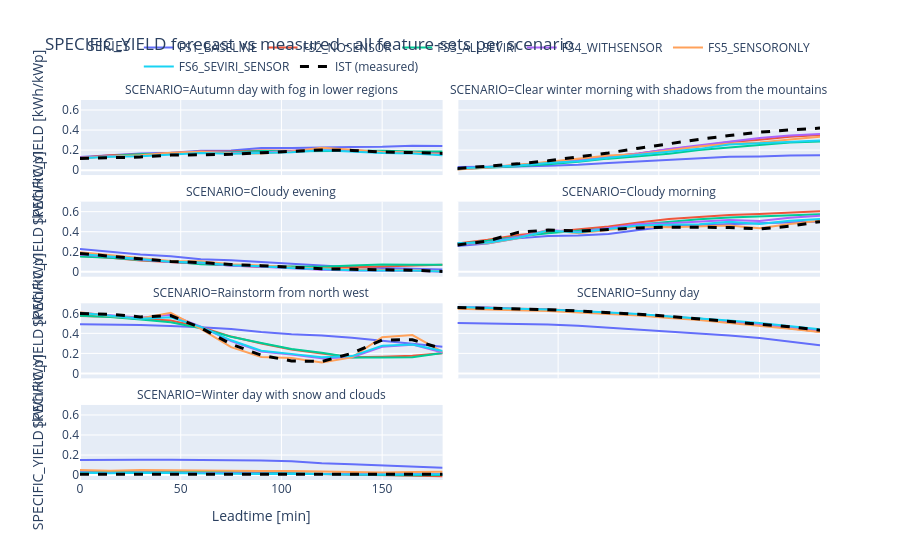

The cell this chart's notebook holds for it:
### Code cell
# %% [markdown]
# ### NEW: plot forecast curves - measured (Ist) vs all feature-sets, aggregated per scenario
# aggregation: mean over all PV-plants per timestamp (sum would overweight big plants)

# %%
# build one aggregated dataframe: mean SPECIFIC_YIELD / PREDICTION per scenario x featureset x leadtime
plot_df = df_all.groupby(["SCENARIO", "FEATURE_SET", "LEADTIME_MIN"]).agg(
    SPECIFIC_YIELD=("SPECIFIC_YIELD", "mean"),
    SPECIFIC_YIELD_PREDICTION=("SPECIFIC_YIELD_PREDICTION", "mean")
).reset_index()

# melt predictions into long-format so every feature-set becomes its own colored line
pred_long = plot_df[["SCENARIO", "FEATURE_SET", "LEADTIME_MIN", "SPECIFIC_YIELD_PREDICTION"]].copy()
pred_long.rename(columns={"SPECIFIC_YIELD_PREDICTION": "VALUE"}, inplace=True)
pred_long["SERIES"] = pred_long["FEATURE_SET"]  # color-key = feature-set name

# measured values are identical for every feature-set at a given scenario/leadtime -> just take FS1 rows
ist_long = plot_df[plot_df["FEATURE_SET"] == "FS1_BASELINE"][["SCENARIO", "LEADTIME_MIN", "SPECIFIC_YIELD"]].copy()
ist_long.rename(columns={"SPECIFIC_YIELD": "VALUE"}, inplace=True)
ist_long["SERIES"] = "IST (measured)"

# stack together - Ist as separate "series" so it gets its own line/color
plot_long = pd.concat([pred_long[["SCENARIO", "LEADTIME_MIN", "SERIES", "VALUE"]],
                        ist_long[["SCENARIO", "LEADTIME_MIN", "SERIES", "VALUE"]]], ignore_index=True)

fig1 = px.line(plot_long, x="LEADTIME_MIN", y="VALUE", color="SERIES",
                facet_col="SCENARIO", facet_col_wrap=2,
                title="SPECIFIC_YIELD forecast vs measured - all feature-sets per scenario",
                labels={"LEADTIME_MIN": "Leadtime [min]", "VALUE": "SPECIFIC_YIELD [kWh/kWp]"})

# make the "Ist" line stand out - black, dashed, thicker line width
for trace in fig1.data:
    if trace.name == "IST (measured)":
        trace.line.color = "black"
        trace.line.dash = "dash"
        trace.line.width = 3

fig1.update_layout(legend=dict(orientation="h", yanchor="bottom", y=1.05, xanchor="center", x=0.5))
#fig1.write_image(os.path.join(result_path, "forecast_vs_measured_allFS.png"))
fig1.show()
fig1.write_html(result_path + "/forecast_vs_measured_allFS.html")  # keep interactive version as result

### Figure 1 — Plotly figure (JSON) as saved in the notebook; plotly's stock layout.template omitted (floating-point values rounded to 4 significant figures)
{"data": [{"hovertemplate": "SERIES=FS1_BASELINE<br>SCENARIO=Autumn day with fog in lower regions<br>Leadtime [min]=%{x}<br>SPECIFIC_YIELD [kWh/kWp]=%{y}<extra></extra>", "legendgroup": "FS1_BASELINE", "line": {"color": "#636efa", "dash": "solid"}, "marker": {"symbol": "circle"}, "mode": "lines", "name": "FS1_BASELINE", "orientation": "v", "showlegend": true, "type": "scatter", "x": [0, 15, 30, 45, 60, 75, 90, 105, 120, 135, 150, 165, 180], "xaxis": "x7", "y": [0.13, 0.1472, 0.1669, 0.1748, 0.1931, 0.1969, 0.2206, 0.2214, 0.2227, 0.2311, 0.2331, 0.2436, 0.2409], "yaxis": "y7"}, {"hovertemplate": "SERIES=FS1_BASELINE<br>SCENARIO=Clear winter morning with shadows from the mountains<br>Leadtime [min]=%{x}<br>SPECIFIC_YIELD [kWh/kWp]=%{y}<extra></extra>", "legendgroup": "FS1_BASELINE", "line": {"color": "#636efa", "dash": "solid"}, "marker": {"symbol": "circle"}, "mode": "lines", "name": "FS1_BASELINE", "orientation": "v", "showlegend": false, "type": "scatter", "x": [0, 15, 30, 45, 60, 75, 90, 105, 120, 135, 150, 165, 180], "xaxis": "x8", "y": [0.03184, 0.03186, 0.03761, 0.04412, 0.05333, 0.07158, 0.089, 0.1015, 0.1175, 0.134, 0.1372, 0.1465, 0.1475], "yaxis": "y8"}, {"hovertemplate": "SERIES=FS1_BASELINE<br>SCENARIO=Cloudy evening<br>Leadtime [min]=%{x}<br>SPECIFIC_YIELD [kWh/kWp]=%{y}<extra></extra>", "legendgroup": "FS1_BASELINE", "line": {"color": "#636efa", "dash": "solid"}, "marker": {"symbol": "circle"}, "mode": "lines", "name": "FS1_BASELINE", "orientation": "v", "showlegend": false, "type": "scatter", "x": [0, 15, 30, 45, 60, 75, 90, 105, 120, 135, 150, 165, 180], "xaxis": "x5", "y": [0.2277, 0.1968, 0.172, 0.1563, 0.1261, 0.116, 0.09601, 0.07624, 0.06191, 0.04605, 0.0364, 0.02812, 0.02258], "yaxis": "y5"}, {"hovertemplate": "SERIES=FS1_BASELINE<br>SCENARIO=Cloudy morning<br>Leadtime [min]=%{x}<br>SPECIFIC_YIELD [kWh/kWp]=%{y}<extra></extra>", "legendgroup": "FS1_BASELINE", "line": {"color": "#636efa", "dash": "solid"}, "marker": {"symbol": "circle"}, "mode": "lines", "name": "FS1_BASELINE", "orientation": "v", "showlegend": false, "type": "scatter", "x": [0, 15, 30, 45, 60, 75, 90, 105, 120, 135, 150, 165, 180], "xaxis": "x6", "y": [0.257, 0.2834, 0.3335, 0.3583, 0.3621, 0.3779, 0.4162, 0.4516, 0.4658, 0.4757, 0.4822, 0.4929, 0.5021], "yaxis": "y6"}, {"hovertemplate": "SERIES=FS1_BASELINE<br>SCENARIO=Rainstorm from north west<br>Leadtime [min]=%{x}<br>SPECIFIC_YIELD [kWh/kWp]=%{y}<extra></extra>", "legendgroup": "FS1_BASELINE", "line": {"color": "#636efa", "dash": "solid"}, "marker": {"symbol": "circle"}, "mode": "lines", "name": "FS1_BASELINE", "orientation": "v", "showlegend": false, "type": "scatter", "x": [0, 15, 30, 45, 60, 75, 90, 105, 120, 135, 150, 165, 180], "xaxis": "x3", "y": [0.4899, 0.4873, 0.4821, 0.4731, 0.4619, 0.4429, 0.4133, 0.3922, 0.3794, 0.355, 0.3253, 0.2963, 0.2657], "yaxis": "y3"}, {"hovertemplate": "SERIES=FS1_BASELINE<br>SCENARIO=Sunny day<br>Leadtime [min]=%{x}<br>SPECIFIC_YIELD [kWh/kWp]=%{y}<extra></extra>", "legendgroup": "FS1_BASELINE", "line": {"color": "#636efa", "dash": "solid"}, "marker": {"symbol": "circle"}, "mode": "lines", "name": "FS1_BASELINE", "orientation": "v", "showlegend": false, "type": "scatter", "x": [0, 15, 30, 45, 60, 75, 90, 105, 120, 135, 150, 165, 180], "xaxis": "x4", "y": [0.5025, 0.4999, 0.4948, 0.4876, 0.4765, 0.4579, 0.439, 0.4141, 0.4018, 0.3776, 0.3543, 0.3189, 0.2817], "yaxis": "y4"}, {"hovertemplate": "SERIES=FS1_BASELINE<br>SCENARIO=Winter day with snow and clouds<br>Leadtime [min]=%{x}<br>SPECIFIC_YIELD [kWh/kWp]=%{y}<extra></extra>", "legendgroup": "FS1_BASELINE", "line": {"color": "#636efa", "dash": "solid"}, "marker": {"symbol": "circle"}, "mode": "lines", "name": "FS1_BASELINE", "orientation": "v", "showlegend": false, "type": "scatter", "x": [0, 15, 30, 45, 60, 75, 90, 105, 120, 135, 150, 165, 180], "xaxis": "x", "y": [0.1498, 0.1546, 0.1538, 0.1531, 0.1525, 0.1501, 0.1452, 0.1375, 0.1171, 0.1074, 0.09415, 0.08149, 0.07328], "yaxis": "y"}, {"hovertemplate": "SERIES=FS2_NOSENSOR<br>SCENARIO=Autumn day with fog in lower regions<br>Leadtime [min]=%{x}<br>SPECIFIC_YIELD [kWh/kWp]=%{y}<extra></extra>", "legendgroup": "FS2_NOSENSOR", "line": {"color": "#EF553B", "dash": "solid"}, "marker": {"symbol": "circle"}, "mode": "lines", "name": "FS2_NOSENSOR", "orientation": "v", "showlegend": true, "type": "scatter", "x": [0, 15, 30, 45, 60, 75, 90, 105, 120, 135, 150, 165, 180], "xaxis": "x7", "y": [0.1238, 0.1494, 0.1573, 0.1674, 0.1868, 0.1858, 0.1969, 0.1921, 0.1922, 0.1947, 0.1873, 0.1803, 0.1752], "yaxis": "y7"}, {"hovertemplate": "SERIES=FS2_NOSENSOR<br>SCENARIO=Clear winter morning with shadows from the mountains<br>Leadtime [min]=%{x}<br>SPECIFIC_YIELD [kWh/kWp]=%{y}<extra></extra>", "legendgroup": "FS2_NOSENSOR", "line": {"color": "#EF553B", "dash": "solid"}, "marker": {"symbol": "circle"}, "mode": "lines", "name": "FS2_NOSENSOR", "orientation": "v", "showlegend": false, "type": "scatter", "x": [0, 15, 30, 45, 60, 75, 90, 105, 120, 135, 150, 165, 180], "xaxis": "x8", "y": [0.01176, 0.02976, 0.05196, 0.0756, 0.1023, 0.1357, 0.1663, 0.2079, 0.2373, 0.2798, 0.3029, 0.334, 0.3505], "yaxis": "y8"}, {"hovertemplate": "SERIES=FS2_NOSENSOR<br>SCENARIO=Cloudy evening<br>Leadtime [min]=%{x}<br>SPECIFIC_YIELD [kWh/kWp]=%{y}<extra></extra>", "legendgroup": "FS2_NOSENSOR", "line": {"color": "#EF553B", "dash": "solid"}, "marker": {"symbol": "circle"}, "mode": "lines", "name": "FS2_NOSENSOR", "orientation": "v", "showlegend": false, "type": "scatter", "x": [0, 15, 30, 45, 60, 75, 90, 105, 120, 135, 150, 165, 180], "xaxis": "x5", "y": [0.157, 0.1401, 0.1131, 0.09731, 0.07622, 0.06139, 0.04795, 0.04926, 0.03987, 0.04531, 0.05361, 0.06709, 0.07065], "yaxis": "y5"}, {"hovertemplate": "SERIES=FS2_NOSENSOR<br>SCENARIO=Cloudy morning<br>Leadtime [min]=%{x}<br>SPECIFIC_YIELD [kWh/kWp]=%{y}<extra></extra>", "legendgroup": "FS2_NOSENSOR", "line": {"color": "#EF553B", "dash": "solid"}, "marker": {"symbol": "circle"}, "mode": "lines", "name": "FS2_NOSENSOR", "orientation": "v", "showlegend": false, "type": "scatter", "x": [0, 15, 30, 45, 60, 75, 90, 105, 120, 135, 150, 165, 180], "xaxis": "x6", "y": [0.2814, 0.3195, 0.3676, 0.3981, 0.4263, 0.4526, 0.4918, 0.5265, 0.5457, 0.5665, 0.5773, 0.5935, 0.6035], "yaxis": "y6"}, {"hovertemplate": "SERIES=FS2_NOSENSOR<br>SCENARIO=Rainstorm from north west<br>Leadtime [min]=%{x}<br>SPECIFIC_YIELD [kWh/kWp]=%{y}<extra></extra>", "legendgroup": "FS2_NOSENSOR", "line": {"color": "#EF553B", "dash": "solid"}, "marker": {"symbol": "circle"}, "mode": "lines", "name": "FS2_NOSENSOR", "orientation": "v", "showlegend": false, "type": "scatter", "x": [0, 15, 30, 45, 60, 75, 90, 105, 120, 135, 150, 165, 180], "xaxis": "x3", "y": [0.573, 0.5659, 0.5463, 0.5276, 0.4633, 0.3677, 0.2998, 0.2385, 0.1997, 0.1622, 0.1676, 0.1775, 0.2004], "yaxis": "y3"}, {"hovertemplate": "SERIES=FS2_NOSENSOR<br>SCENARIO=Sunny day<br>Leadtime [min]=%{x}<br>SPECIFIC_YIELD [kWh/kWp]=%{y}<extra></extra>", "legendgroup": "FS2_NOSENSOR", "line": {"color": "#EF553B", "dash": "solid"}, "marker": {"symbol": "circle"}, "mode": "lines", "name": "FS2_NOSENSOR", "orientation": "v", "showlegend": false, "type": "scatter", "x": [0, 15, 30, 45, 60, 75, 90, 105, 120, 135, 150, 165, 180], "xaxis": "x4", "y": [0.656, 0.6555, 0.6467, 0.6395, 0.6239, 0.6037, 0.5891, 0.5664, 0.5444, 0.5102, 0.4848, 0.4499, 0.4154], "yaxis": "y4"}, {"hovertemplate": "SERIES=FS2_NOSENSOR<br>SCENARIO=Winter day with snow and clouds<br>Leadtime [min]=%{x}<br>SPECIFIC_YIELD [kWh/kWp]=%{y}<extra></extra>", "legendgroup": "FS2_NOSENSOR", "line": {"color": "#EF553B", "dash": "solid"}, "marker": {"symbol": "circle"}, "mode": "lines", "name": "FS2_NOSENSOR", "orientation": "v", "showlegend": false, "type": "scatter", "x": [0, 15, 30, 45, 60, 75, 90, 105, 120, 135, 150, 165, 180], "xaxis": "x", "y": [0.03916, 0.04004, 0.03549, 0.03243, 0.03314, 0.03178, 0.0221, 0.01586, 0.005868, 0.001658, -0.004221, -0.009648, -0.01143], "yaxis": "y"}, {"hovertemplate": "SERIES=FS3_ALLSEVIRI<br>SCENARIO=Autumn day with fog in lower regions<br>Leadtime [min]=%{x}<br>SPECIFIC_YIELD [kWh/kWp]=%{y}<extra></extra>", "legendgroup": "FS3_ALLSEVIRI", "line": {"color": "#00cc96", "dash": "solid"}, "marker": {"symbol": "circle"}, "mode": "lines", "name": "FS3_ALLSEVIRI", "orientation": "v", "showlegend": true, "type": "scatter", "x": [0, 15, 30, 45, 60, 75, 90, 105, 120, 135, 150, 165, 180], "xaxis": "x7", "y": [0.1216, 0.1426, 0.1595, 0.1646, 0.1774, 0.1796, 0.1905, 0.1884, 0.1905, 0.1964, 0.1927, 0.1864, 0.1856], "yaxis": "y7"}, {"hovertemplate": "SERIES=FS3_ALLSEVIRI<br>SCENARIO=Clear winter morning with shadows from the mountains<br>Leadtime [min]=%{x}<br>SPECIFIC_YIELD [kWh/kWp]=%{y}<extra></extra>", "legendgroup": "FS3_ALLSEVIRI", "line": {"color": "#00cc96", "dash": "solid"}, "marker": {"symbol": "circle"}, "mode": "lines", "name": "FS3_ALLSEVIRI", "orientation": "v", "showlegend": false, "type": "scatter", "x": [0, 15, 30, 45, 60, 75, 90, 105, 120, 135, 150, 165, 180], "xaxis": "x8", "y": [0.01004, 0.02308, 0.03951, 0.05907, 0.0829, 0.1149, 0.1403, 0.1646, 0.2003, 0.2272, 0.2473, 0.2753, 0.2861], "yaxis": "y8"}, {"hovertemplate": "SERIES=FS3_ALLSEVIRI<br>SCENARIO=Cloudy evening<br>Leadtime [min]=%{x}<br>SPECIFIC_YIELD [kWh/kWp]=%{y}<extra></extra>", "legendgroup": "FS3_ALLSEVIRI", "line": {"color": "#00cc96", "dash": "solid"}, "marker": {"symbol": "circle"}, "mode": "lines", "name": "FS3_ALLSEVIRI", "orientation": "v", "showlegend": false, "type": "scatter", "x": [0, 15, 30, 45, 60, 75, 90, 105, 120, 135, 150, 165, 180], "xaxis": "x5", "y": [0.1526, 0.1391, 0.1167, 0.1016, 0.0763, 0.06397, 0.05474, 0.05284, 0.05126, 0.06187, 0.0721, 0.07137, 0.07153], "yaxis": "y5"}, {"hovertemplate": "SERIES=FS3_ALLSEVIRI<br>SCENARIO=Cloudy morning<br>Leadtime [min]=%{x}<br>SPECIFIC_YIELD [kWh/kWp]=%{y}<extra></extra>", "legendgroup": "FS3_ALLSEVIRI", "line": {"color": "#00cc96", "dash": "solid"}, "marker": {"symbol": "circle"}, "mode": "lines", "name": "FS3_ALLSEVIRI", "orientation": "v", "showlegend": false, "type": "scatter", "x": [0, 15, 30, 45, 60, 75, 90, 105, 120, 135, 150, 165, 180], "xaxis": "x6", "y": [0.2766, 0.3096, 0.351, 0.3845, 0.4102, 0.4317, 0.4718, 0.4996, 0.5251, 0.5416, 0.5513, 0.5653, 0.5746], "yaxis": "y6"}, {"hovertemplate": "SERIES=FS3_ALLSEVIRI<br>SCENARIO=Rainstorm from north west<br>Leadtime [min]=%{x}<br>SPECIFIC_YIELD [kWh/kWp]=%{y}<extra></extra>", "legendgroup": "FS3_ALLSEVIRI", "line": {"color": "#00cc96", "dash": "solid"}, "marker": {"symbol": "circle"}, "mode": "lines", "name": "FS3_ALLSEVIRI", "orientation": "v", "showlegend": false, "type": "scatter", "x": [0, 15, 30, 45, 60, 75, 90, 105, 120, 135, 150, 165, 180], "xaxis": "x3", "y": [0.5754, 0.5642, 0.5372, 0.5115, 0.4517, 0.3666, 0.3043, 0.2433, 0.2071, 0.1585, 0.1589, 0.1628, 0.2036], "yaxis": "y3"}, {"hovertemplate": "SERIES=FS3_ALLSEVIRI<br>SCENARIO=Sunny day<br>Leadtime [min]=%{x}<br>SPECIFIC_YIELD [kWh/kWp]=%{y}<extra></extra>", "legendgroup": "FS3_ALLSEVIRI", "line": {"color": "#00cc96", "dash": "solid"}, "marker": {"symbol": "circle"}, "mode": "lines", "name": "FS3_ALLSEVIRI", "orientation": "v", "showlegend": false, "type": "scatter", "x": [0, 15, 30, 45, 60, 75, 90, 105, 120, 135, 150, 165, 180], "xaxis": "x4", "y": [0.6519, 0.6509, 0.6434, 0.6364, 0.6201, 0.6037, 0.5877, 0.566, 0.548, 0.5147, 0.4871, 0.4563, 0.4239], "yaxis": "y4"}, {"hovertemplate": "SERIES=FS3_ALLSEVIRI<br>SCENARIO=Winter day with snow and clouds<br>Leadtime [min]=%{x}<br>SPECIFIC_YIELD [kWh/kWp]=%{y}<extra></extra>", "legendgroup": "FS3_ALLSEVIRI", "line": {"color": "#00cc96", "dash": "solid"}, "marker": {"symbol": "circle"}, "mode": "lines", "name": "FS3_ALLSEVIRI", "orientation": "v", "showlegend": false, "type": "scatter", "x": [0, 15, 30, 45, 60, 75, 90, 105, 120, 135, 150, 165, 180], "xaxis": "x", "y": [0.03839, 0.04158, 0.03909, 0.03275, 0.03304, 0.0299, 0.02224, 0.01612, 0.006105, 0.002877, 4.302e-05, -0.001438, 6.659e-05], "yaxis": "y"}, {"hovertemplate": "SERIES=FS4_WITHSENSOR<br>SCENARIO=Autumn day with fog in lower regions<br>Leadtime [min]=%{x}<br>SPECIFIC_YIELD [kWh/kWp]=%{y}<extra></extra>", "legendgroup": "FS4_WITHSENSOR", "line": {"color": "#ab63fa", "dash": "solid"}, "marker": {"symbol": "circle"}, "mode": "lines", "name": "FS4_WITHSENSOR", "orientation": "v", "showlegend": true, "type": "scatter", "x": [0, 15, 30, 45, 60, 75, 90, 105, 120, 135, 150, 165, 180], "xaxis": "x7", "y": [0.1226, 0.1375, 0.1445, 0.169, 0.1829, 0.1724, 0.176, 0.1911, 0.2158, 0.1983, 0.1812, 0.1761, 0.16], "yaxis": "y7"}, {"hovertemplate": "SERIES=FS4_WITHSENSOR<br>SCENARIO=Clear winter morning with shadows from the mountains<br>Leadtime [min]=%{x}<br>SPECIFIC_YIELD [kWh/kWp]=%{y}<extra></extra>", "legendgroup": "FS4_WITHSENSOR", "line": {"color": "#ab63fa", "dash": "solid"}, "marker": {"symbol": "circle"}, "mode": "lines", "name": "FS4_WITHSENSOR", "orientation": "v", "showlegend": false, "type": "scatter", "x": [0, 15, 30, 45, 60, 75, 90, 105, 120, 135, 150, 165, 180], "xaxis": "x8", "y": [0.008365, 0.02498, 0.04671, 0.07717, 0.09612, 0.134, 0.1654, 0.21, 0.2451, 0.2832, 0.3203, 0.3446, 0.3603], "yaxis": "y8"}, {"hovertemplate": "SERIES=FS4_WITHSENSOR<br>SCENARIO=Cloudy evening<br>Leadtime [min]=%{x}<br>SPECIFIC_YIELD [kWh/kWp]=%{y}<extra></extra>", "legendgroup": "FS4_WITHSENSOR", "line": {"color": "#ab63fa", "dash": "solid"}, "marker": {"symbol": "circle"}, "mode": "lines", "name": "FS4_WITHSENSOR", "orientation": "v", "showlegend": false, "type": "scatter", "x": [0, 15, 30, 45, 60, 75, 90, 105, 120, 135, 150, 165, 180], "xaxis": "x5", "y": [0.1707, 0.1533, 0.1232, 0.09687, 0.08971, 0.05977, 0.04992, 0.03295, 0.02167, 0.01319, 0.0114, 0.01059, 0.001228], "yaxis": "y5"}, {"hovertemplate": "SERIES=FS4_WITHSENSOR<br>SCENARIO=Cloudy morning<br>Leadtime [min]=%{x}<br>SPECIFIC_YIELD [kWh/kWp]=%{y}<extra></extra>", "legendgroup": "FS4_WITHSENSOR", "line": {"color": "#ab63fa", "dash": "solid"}, "marker": {"symbol": "circle"}, "mode": "lines", "name": "FS4_WITHSENSOR", "orientation": "v", "showlegend": false, "type": "scatter", "x": [0, 15, 30, 45, 60, 75, 90, 105, 120, 135, 150, 165, 180], "xaxis": "x6", "y": [0.2858, 0.2933, 0.346, 0.4181, 0.3981, 0.4409, 0.4781, 0.485, 0.4975, 0.5163, 0.5066, 0.5384, 0.5589], "yaxis": "y6"}, {"hovertemplate": "SERIES=FS4_WITHSENSOR<br>SCENARIO=Rainstorm from north west<br>Leadtime [min]=%{x}<br>SPECIFIC_YIELD [kWh/kWp]=%{y}<extra></extra>", "legendgroup": "FS4_WITHSENSOR", "line": {"color": "#ab63fa", "dash": "solid"}, "marker": {"symbol": "circle"}, "mode": "lines", "name": "FS4_WITHSENSOR", "orientation": "v", "showlegend": false, "type": "scatter", "x": [0, 15, 30, 45, 60, 75, 90, 105, 120, 135, 150, 165, 180], "xaxis": "x3", "y": [0.6044, 0.5771, 0.5557, 0.5847, 0.4666, 0.3239, 0.2196, 0.1879, 0.1511, 0.1606, 0.2664, 0.2876, 0.2075], "yaxis": "y3"}, {"hovertemplate": "SERIES=FS4_WITHSENSOR<br>SCENARIO=Sunny day<br>Leadtime [min]=%{x}<br>SPECIFIC_YIELD [kWh/kWp]=%{y}<extra></extra>", "legendgroup": "FS4_WITHSENSOR", "line": {"color": "#ab63fa", "dash": "solid"}, "marker": {"symbol": "circle"}, "mode": "lines", "name": "FS4_WITHSENSOR", "orientation": "v", "showlegend": false, "type": "scatter", "x": [0, 15, 30, 45, 60, 75, 90, 105, 120, 135, 150, 165, 180], "xaxis": "x4", "y": [0.6619, 0.6577, 0.644, 0.6359, 0.6196, 0.6055, 0.5895, 0.5648, 0.545, 0.5144, 0.4905, 0.4568, 0.4227], "yaxis": "y4"}, {"hovertemplate": "SERIES=FS4_WITHSENSOR<br>SCENARIO=Winter day with snow and clouds<br>Leadtime [min]=%{x}<br>SPECIFIC_YIELD [kWh/kWp]=%{y}<extra></extra>", "legendgroup": "FS4_WITHSENSOR", "line": {"color": "#ab63fa", "dash": "solid"}, "marker": {"symbol": "circle"}, "mode": "lines", "name": "FS4_WITHSENSOR", "orientation": "v", "showlegend": false, "type": "scatter", "x": [0, 15, 30, 45, 60, 75, 90, 105, 120, 135, 150, 165, 180], "xaxis": "x", "y": [0.02788, 0.02043, 0.02494, 0.02089, 0.01717, 0.01823, 0.01627, 0.01639, 0.01012, 0.008736, 0.008191, 0.009593, 0.009778], "yaxis": "y"}, {"hovertemplate": "SERIES=FS5_SENSORONLY<br>SCENARIO=Autumn day with fog in lower regions<br>Leadtime [min]=%{x}<br>SPECIFIC_YIELD [kWh/kWp]=%{y}<extra></extra>", "legendgroup": "FS5_SENSORONLY", "line": {"color": "#FFA15A", "dash": "solid"}, "marker": {"symbol": "circle"}, "mode": "lines", "name": "FS5_SENSORONLY", "orientation": "v", "showlegend": true, "type": "scatter", "x": [0, 15, 30, 45, 60, 75, 90, 105, 120, 135, 150, 165, 180], "xaxis": "x7", "y": [0.1217, 0.1357, 0.1498, 0.1726, 0.1842, 0.1679, 0.1669, 0.1862, 0.2224, 0.2033, 0.1804, 0.177, 0.1543], "yaxis": "y7"}, {"hovertemplate": "SERIES=FS5_SENSORONLY<br>SCENARIO=Clear winter morning with shadows from the mountains<br>Leadtime [min]=%{x}<br>SPECIFIC_YIELD [kWh/kWp]=%{y}<extra></extra>", "legendgroup": "FS5_SENSORONLY", "line": {"color": "#FFA15A", "dash": "solid"}, "marker": {"symbol": "circle"}, "mode": "lines", "name": "FS5_SENSORONLY", "orientation": "v", "showlegend": false, "type": "scatter", "x": [0, 15, 30, 45, 60, 75, 90, 105, 120, 135, 150, 165, 180], "xaxis": "x8", "y": [0.00627, 0.02526, 0.05208, 0.08374, 0.1102, 0.1466, 0.1581, 0.1983, 0.2354, 0.2631, 0.2766, 0.3048, 0.3329], "yaxis": "y8"}, {"hovertemplate": "SERIES=FS5_SENSORONLY<br>SCENARIO=Cloudy evening<br>Leadtime [min]=%{x}<br>SPECIFIC_YIELD [kWh/kWp]=%{y}<extra></extra>", "legendgroup": "FS5_SENSORONLY", "line": {"color": "#FFA15A", "dash": "solid"}, "marker": {"symbol": "circle"}, "mode": "lines", "name": "FS5_SENSORONLY", "orientation": "v", "showlegend": false, "type": "scatter", "x": [0, 15, 30, 45, 60, 75, 90, 105, 120, 135, 150, 165, 180], "xaxis": "x5", "y": [0.1938, 0.1665, 0.1371, 0.1066, 0.1048, 0.07465, 0.06354, 0.04395, 0.0318, 0.02116, 0.01724, 0.01522, 0.004465], "yaxis": "y5"}, {"hovertemplate": "SERIES=FS5_SENSORONLY<br>SCENARIO=Cloudy morning<br>Leadtime [min]=%{x}<br>SPECIFIC_YIELD [kWh/kWp]=%{y}<extra></extra>", "legendgroup": "FS5_SENSORONLY", "line": {"color": "#FFA15A", "dash": "solid"}, "marker": {"symbol": "circle"}, "mode": "lines", "name": "FS5_SENSORONLY", "orientation": "v", "showlegend": false, "type": "scatter", "x": [0, 15, 30, 45, 60, 75, 90, 105, 120, 135, 150, 165, 180], "xaxis": "x6", "y": [0.2839, 0.2837, 0.3336, 0.4174, 0.385, 0.419, 0.4522, 0.4441, 0.4499, 0.4607, 0.435, 0.476, 0.5081], "yaxis": "y6"}, {"hovertemplate": "SERIES=FS5_SENSORONLY<br>SCENARIO=Rainstorm from north west<br>Leadtime [min]=%{x}<br>SPECIFIC_YIELD [kWh/kWp]=%{y}<extra></extra>", "legendgroup": "FS5_SENSORONLY", "line": {"color": "#FFA15A", "dash": "solid"}, "marker": {"symbol": "circle"}, "mode": "lines", "name": "FS5_SENSORONLY", "orientation": "v", "showlegend": false, "type": "scatter", "x": [0, 15, 30, 45, 60, 75, 90, 105, 120, 135, 150, 165, 180], "xaxis": "x3", "y": [0.6104, 0.5722, 0.5482, 0.6054, 0.4455, 0.2621, 0.164, 0.155, 0.1098, 0.1602, 0.362, 0.383, 0.2145], "yaxis": "y3"}, {"hovertemplate": "SERIES=FS5_SENSORONLY<br>SCENARIO=Sunny day<br>Leadtime [min]=%{x}<br>SPECIFIC_YIELD [kWh/kWp]=%{y}<extra></extra>", "legendgroup": "FS5_SENSORONLY", "line": {"color": "#FFA15A", "dash": "solid"}, "marker": {"symbol": "circle"}, "mode": "lines", "name": "FS5_SENSORONLY", "orientation": "v", "showlegend": false, "type": "scatter", "x": [0, 15, 30, 45, 60, 75, 90, 105, 120, 135, 150, 165, 180], "xaxis": "x4", "y": [0.6466, 0.6418, 0.6316, 0.6232, 0.6072, 0.5936, 0.5776, 0.5529, 0.5337, 0.504, 0.4782, 0.4457, 0.4129], "yaxis": "y4"}, {"hovertemplate": "SERIES=FS5_SENSORONLY<br>SCENARIO=Winter day with snow and clouds<br>Leadtime [min]=%{x}<br>SPECIFIC_YIELD [kWh/kWp]=%{y}<extra></extra>", "legendgroup": "FS5_SENSORONLY", "line": {"color": "#FFA15A", "dash": "solid"}, "marker": {"symbol": "circle"}, "mode": "lines", "name": "FS5_SENSORONLY", "orientation": "v", "showlegend": false, "type": "scatter", "x": [0, 15, 30, 45, 60, 75, 90, 105, 120, 135, 150, 165, 180], "xaxis": "x", "y": [0.0504, 0.04379, 0.04976, 0.04551, 0.04169, 0.04259, 0.03986, 0.04017, 0.03429, 0.03149, 0.02701, 0.03143, 0.03426], "yaxis": "y"}, {"hovertemplate": "SERIES=FS6_SEVIRI_SENSOR<br>SCENARIO=Autumn day with fog in lower regions<br>Leadtime [min]=%{x}<br>SPECIFIC_YIELD [kWh/kWp]=%{y}<extra></extra>", "legendgroup": "FS6_SEVIRI_SENSOR", "line": {"color": "#19d3f3", "dash": "solid"}, "marker": {"symbol": "circle"}, "mode": "lines", "name": "FS6_SEVIRI_SENSOR", "orientation": "v", "showlegend": true, "type": "scatter", "x": [0, 15, 30, 45, 60, 75, 90, 105, 120, 135, 150, 165, 180], "xaxis": "x7", "y": [0.118, 0.133, 0.1384, 0.1576, 0.1704, 0.1634, 0.1677, 0.179, 0.1978, 0.1819, 0.1703, 0.1661, 0.1499], "yaxis": "y7"}, {"hovertemplate": "SERIES=FS6_SEVIRI_SENSOR<br>SCENARIO=Clear winter morning with shadows from the mountains<br>Leadtime [min]=%{x}<br>SPECIFIC_YIELD [kWh/kWp]=%{y}<extra></extra>", "legendgroup": "FS6_SEVIRI_SENSOR", "line": {"color": "#19d3f3", "dash": "solid"}, "marker": {"symbol": "circle"}, "mode": "lines", "name": "FS6_SEVIRI_SENSOR", "orientation": "v", "showlegend": false, "type": "scatter", "x": [0, 15, 30, 45, 60, 75, 90, 105, 120, 135, 150, 165, 180], "xaxis": "x8", "y": [0.01751, 0.03232, 0.04677, 0.07134, 0.08838, 0.1228, 0.1491, 0.183, 0.2123, 0.2556, 0.2692, 0.2849, 0.2958], "yaxis": "y8"}, {"hovertemplate": "SERIES=FS6_SEVIRI_SENSOR<br>SCENARIO=Cloudy evening<br>Leadtime [min]=%{x}<br>SPECIFIC_YIELD [kWh/kWp]=%{y}<extra></extra>", "legendgroup": "FS6_SEVIRI_SENSOR", "line": {"color": "#19d3f3", "dash": "solid"}, "marker": {"symbol": "circle"}, "mode": "lines", "name": "FS6_SEVIRI_SENSOR", "orientation": "v", "showlegend": false, "type": "scatter", "x": [0, 15, 30, 45, 60, 75, 90, 105, 120, 135, 150, 165, 180], "xaxis": "x5", "y": [0.1764, 0.1537, 0.1276, 0.1002, 0.09162, 0.06632, 0.05622, 0.03783, 0.02522, 0.01576, 0.01338, 0.01276, 0.00182], "yaxis": "y5"}, {"hovertemplate": "SERIES=FS6_SEVIRI_SENSOR<br>SCENARIO=Cloudy morning<br>Leadtime [min]=%{x}<br>SPECIFIC_YIELD [kWh/kWp]=%{y}<extra></extra>", "legendgroup": "FS6_SEVIRI_SENSOR", "line": {"color": "#19d3f3", "dash": "solid"}, "marker": {"symbol": "circle"}, "mode": "lines", "name": "FS6_SEVIRI_SENSOR", "orientation": "v", "showlegend": false, "type": "scatter", "x": [0, 15, 30, 45, 60, 75, 90, 105, 120, 135, 150, 165, 180], "xaxis": "x6", "y": [0.2868, 0.291, 0.3364, 0.4114, 0.3927, 0.4305, 0.4626, 0.4697, 0.4756, 0.4989, 0.4767, 0.5088, 0.527], "yaxis": "y6"}, {"hovertemplate": "SERIES=FS6_SEVIRI_SENSOR<br>SCENARIO=Rainstorm from north west<br>Leadtime [min]=%{x}<br>SPECIFIC_YIELD [kWh/kWp]=%{y}<extra></extra>", "legendgroup": "FS6_SEVIRI_SENSOR", "line": {"color": "#19d3f3", "dash": "solid"}, "marker": {"symbol": "circle"}, "mode": "lines", "name": "FS6_SEVIRI_SENSOR", "orientation": "v", "showlegend": false, "type": "scatter", "x": [0, 15, 30, 45, 60, 75, 90, 105, 120, 135, 150, 165, 180], "xaxis": "x3", "y": [0.6044, 0.5767, 0.546, 0.5613, 0.465, 0.3307, 0.2259, 0.1952, 0.1617, 0.173, 0.2764, 0.2896, 0.2249], "yaxis": "y3"}, {"hovertemplate": "SERIES=FS6_SEVIRI_SENSOR<br>SCENARIO=Sunny day<br>Leadtime [min]=%{x}<br>SPECIFIC_YIELD [kWh/kWp]=%{y}<extra></extra>", "legendgroup": "FS6_SEVIRI_SENSOR", "line": {"color": "#19d3f3", "dash": "solid"}, "marker": {"symbol": "circle"}, "mode": "lines", "name": "FS6_SEVIRI_SENSOR", "orientation": "v", "showlegend": false, "type": "scatter", "x": [0, 15, 30, 45, 60, 75, 90, 105, 120, 135, 150, 165, 180], "xaxis": "x4", "y": [0.6624, 0.6579, 0.6465, 0.6388, 0.6241, 0.6072, 0.5936, 0.5694, 0.5519, 0.5277, 0.503, 0.4709, 0.4405], "yaxis": "y4"}, {"hovertemplate": "SERIES=FS6_SEVIRI_SENSOR<br>SCENARIO=Winter day with snow and clouds<br>Leadtime [min]=%{x}<br>SPECIFIC_YIELD [kWh/kWp]=%{y}<extra></extra>", "legendgroup": "FS6_SEVIRI_SENSOR", "line": {"color": "#19d3f3", "dash": "solid"}, "marker": {"symbol": "circle"}, "mode": "lines", "name": "FS6_SEVIRI_SENSOR", "orientation": "v", "showlegend": false, "type": "scatter", "x": [0, 15, 30, 45, 60, 75, 90, 105, 120, 135, 150, 165, 180], "xaxis": "x", "y": [0.0245, 0.01763, 0.02284, 0.01956, 0.01287, 0.01252, 0.009816, 0.01365, 0.007993, 0.005807, 0.005248, 0.00716, 0.009061], "yaxis": "y"}, {"hovertemplate": "SERIES=IST (measured)<br>SCENARIO=Autumn day with fog in lower regions<br>Leadtime [min]=%{x}<br>SPECIFIC_YIELD [kWh/kWp]=%{y}<extra></extra>", "legendgroup": "IST (measured)", "line": {"color": "black", "dash": "dash", "width": 3}, "marker": {"symbol": "circle"}, "mode": "lines", "name": "IST (measured)", "orientation": "v", "showlegend": true, "type": "scatter", "x": [0, 15, 30, 45, 60, 75, 90, 105, 120, 135, 150, 165, 180], "xaxis": "x7", "y": [0.1165, 0.1238, 0.1311, 0.1501, 0.1557, 0.1576, 0.1733, 0.1838, 0.2009, 0.1973, 0.1819, 0.1754, 0.1669], "yaxis": "y7"}, {"hovertemplate": "SERIES=IST (measured)<br>SCENARIO=Clear winter morning with shadows from the mountains<br>Leadtime [min]=%{x}<br>SPECIFIC_YIELD [kWh/kWp]=%{y}<extra></extra>", "legendgroup": "IST (measured)", "line": {"color": "black", "dash": "dash", "width": 3}, "marker": {"symbol": "circle"}, "mode": "lines", "name": "IST (measured)", "orientation": "v", "showlegend": false, "type": "scatter", "x": [0, 15, 30, 45, 60, 75, 90, 105, 120, 135, 150, 165, 180], "xaxis": "x8", "y": [0.01704, 0.0364, 0.06262, 0.0935, 0.1302, 0.1717, 0.2189, 0.2658, 0.307, 0.3446, 0.3783, 0.4013, 0.4194], "yaxis": "y8"}, {"hovertemplate": "SERIES=IST (measured)<br>SCENARIO=Cloudy evening<br>Leadtime [min]=%{x}<br>SPECIFIC_YIELD [kWh/kWp]=%{y}<extra></extra>", "legendgroup": "IST (measured)", "line": {"color": "black", "dash": "dash", "width": 3}, "marker": {"symbol": "circle"}, "mode": "lines", "name": "IST (measured)", "orientation": "v", "showlegend": false, "type": "scatter", "x": [0, 15, 30, 45, 60, 75, 90, 105, 120, 135, 150, 165, 180], "xaxis": "x5", "y": [0.1821, 0.1535, 0.1257, 0.1037, 0.09228, 0.0721, 0.06135, 0.04493, 0.03081, 0.0245, 0.02114, 0.01628, 0.003543], "yaxis": "y5"}, {"hovertemplate": "SERIES=IST (measured)<br>SCENARIO=Cloudy morning<br>Leadtime [min]=%{x}<br>SPECIFIC_YIELD [kWh/kWp]=%{y}<extra></extra>", "legendgroup": "IST (measured)", "line": {"color": "black", "dash": "dash", "width": 3}, "marker": {"symbol": "circle"}, "mode": "lines", "name": "IST (measured)", "orientation": "v", "showlegend": false, "type": "scatter", "x": [0, 15, 30, 45, 60, 75, 90, 105, 120, 135, 150, 165, 180], "xaxis": "x6", "y": [0.2683, 0.3063, 0.3932, 0.4171, 0.4064, 0.4244, 0.4372, 0.4458, 0.4445, 0.4423, 0.4276, 0.4543, 0.5006], "yaxis": "y6"}, {"hovertemplate": "SERIES=IST (measured)<br>SCENARIO=Rainstorm from north west<br>Leadtime [min]=%{x}<br>SPECIFIC_YIELD [kWh/kWp]=%{y}<extra></extra>", "legendgroup": "IST (measured)", "line": {"color": "black", "dash": "dash", "width": 3}, "marker": {"symbol": "circle"}, "mode": "lines", "name": "IST (measured)", "orientation": "v", "showlegend": false, "type": "scatter", "x": [0, 15, 30, 45, 60, 75, 90, 105, 120, 135, 150, 165, 180], "xaxis": "x3", "y": [0.5979, 0.5902, 0.564, 0.577, 0.4546, 0.2925, 0.1821, 0.1252, 0.1192, 0.2009, 0.3342, 0.336, 0.2457], "yaxis": "y3"}, {"hovertemplate": "SERIES=IST (measured)<br>SCENARIO=Sunny day<br>Leadtime [min]=%{x}<br>SPECIFIC_YIELD [kWh/kWp]=%{y}<extra></extra>", "legendgroup": "IST (measured)", "line": {"color": "black", "dash": "dash", "width": 3}, "marker": {"symbol": "circle"}, "mode": "lines", "name": "IST (measured)", "orientation": "v", "showlegend": false, "type": "scatter", "x": [0, 15, 30, 45, 60, 75, 90, 105, 120, 135, 150, 165, 180], "xaxis": "x4", "y": [0.6586, 0.6518, 0.6448, 0.6353, 0.6229, 0.6084, 0.5908, 0.5702, 0.5452, 0.5213, 0.4949, 0.4657, 0.4316], "yaxis": "y4"}, {"hovertemplate": "SERIES=IST (measured)<br>SCENARIO=Winter day with snow and clouds<br>Leadtime [min]=%{x}<br>SPECIFIC_YIELD [kWh/kWp]=%{y}<extra></extra>", "legendgroup": "IST (measured)", "line": {"color": "black", "dash": "dash", "width": 3}, "marker": {"symbol": "circle"}, "mode": "lines", "name": "IST (measured)", "orientation": "v", "showlegend": false, "type": "scatter", "x": [0, 15, 30, 45, 60, 75, 90, 105, 120, 135, 150, 165, 180], "xaxis": "x", "y": [0.009402, 0.00912, 0.008668, 0.007679, 0.008232, 0.007137, 0.007654, 0.008465, 0.007487, 0.007415, 0.008155, 0.009207, 0.007992], "yaxis": "y"}], "layout": {"annotations": [{"font": {}, "showarrow": false, "text": "SCENARIO=Winter day with snow and clouds", "x": 0.245, "xanchor": "center", "xref": "paper", "y": 0.1975, "yanchor": "bottom", "yref": "paper"}, {"font": {}, "showarrow": false, "text": "SCENARIO=Rainstorm from north west", "x": 0.245, "xanchor": "center", "xref": "paper", "y": 0.465, "yanchor": "bottom", "yref": "paper"}, {"font": {}, "showarrow": false, "text": "SCENARIO=Sunny day", "x": 0.755, "xanchor": "center", "xref": "paper", "y": 0.465, "yanchor": "bottom", "yref": "paper"}, {"font": {}, "showarrow": false, "text": "SCENARIO=Cloudy evening", "x": 0.245, "xanchor": "center", "xref": "paper", "y": 0.7325, "yanchor": "bottom", "yref": "paper"}, {"font": {}, "showarrow": false, "text": "SCENARIO=Cloudy morning", "x": 0.755, "xanchor": "center", "xref": "paper", "y": 0.7325, "yanchor": "bottom", "yref": "paper"}, {"font": {}, "showarrow": false, "text": "SCENARIO=Autumn day with fog in lower regions", "x": 0.245, "xanchor": "center", "xref": "paper", "y": 1, "yanchor": "bottom", "yref": "paper"}, {"font": {}, "showarrow": false, "text": "SCENARIO=Clear winter morning with shadows from the mountains", "x": 0.755, "xanchor": "center", "xref": "paper", "y": 1, "yanchor": "bottom", "yref": "paper"}], "legend": {"orientation": "h", "title": {"text": "SERIES"}, "tracegroupgap": 0, "x": 0.5, "xanchor": "center", "y": 1.05, "yanchor": "bottom"}, "title": {"text": "SPECIFIC_YIELD forecast vs measured - all feature-sets per scenario"}, "xaxis": {"anchor": "y", "domain": [0, 0.49], "title": {"text": "Leadtime [min]"}}, "xaxis2": {"anchor": "y2", "domain": [0.51, 1], "matches": "x", "title": {"text": "Leadtime [min]"}}, "xaxis3": {"anchor": "y3", "domain": [0, 0.49], "matches": "x", "showticklabels": false}, "xaxis4": {"anchor": "y4", "domain": [0.51, 1], "matches": "x", "showticklabels": false}, "xaxis5": {"anchor": "y5", "domain": [0, 0.49], "matches": "x", "showticklabels": false}, "xaxis6": {"anchor": "y6", "domain": [0.51, 1], "matches": "x", "showticklabels": false}, "xaxis7": {"anchor": "y7", "domain": [0, 0.49], "matches": "x", "showticklabels": false}, "xaxis8": {"anchor": "y8", "domain": [0.51, 1], "matches": "x", "showticklabels": false}, "yaxis": {"anchor": "x", "domain": [0, 0.1975], "title": {"text": "SPECIFIC_YIELD [kWh/kWp]"}}, "yaxis2": {"anchor": "x2", "domain": [0, 0.1975], "matches": "y", "showticklabels": false}, "yaxis3": {"anchor": "x3", "domain": [0.2675, 0.465], "matches": "y", "title": {"text": "SPECIFIC_YIELD [kWh/kWp]"}}, "yaxis4": {"anchor": "x4", "domain": [0.2675, 0.465], "matches": "y", "showticklabels": false}, "yaxis5": {"anchor": "x5", "domain": [0.535, 0.7325], "matches": "y", "title": {"text": "SPECIFIC_YIELD [kWh/kWp]"}}, "yaxis6": {"anchor": "x6", "domain": [0.535, 0.7325], "matches": "y", "showticklabels": false}, "yaxis7": {"anchor": "x7", "domain": [0.8025, 1], "matches": "y", "title": {"text": "SPECIFIC_YIELD [kWh/kWp]"}}, "yaxis8": {"anchor": "x8", "domain": [0.8025, 1], "matches": "y", "showticklabels": false}}}
